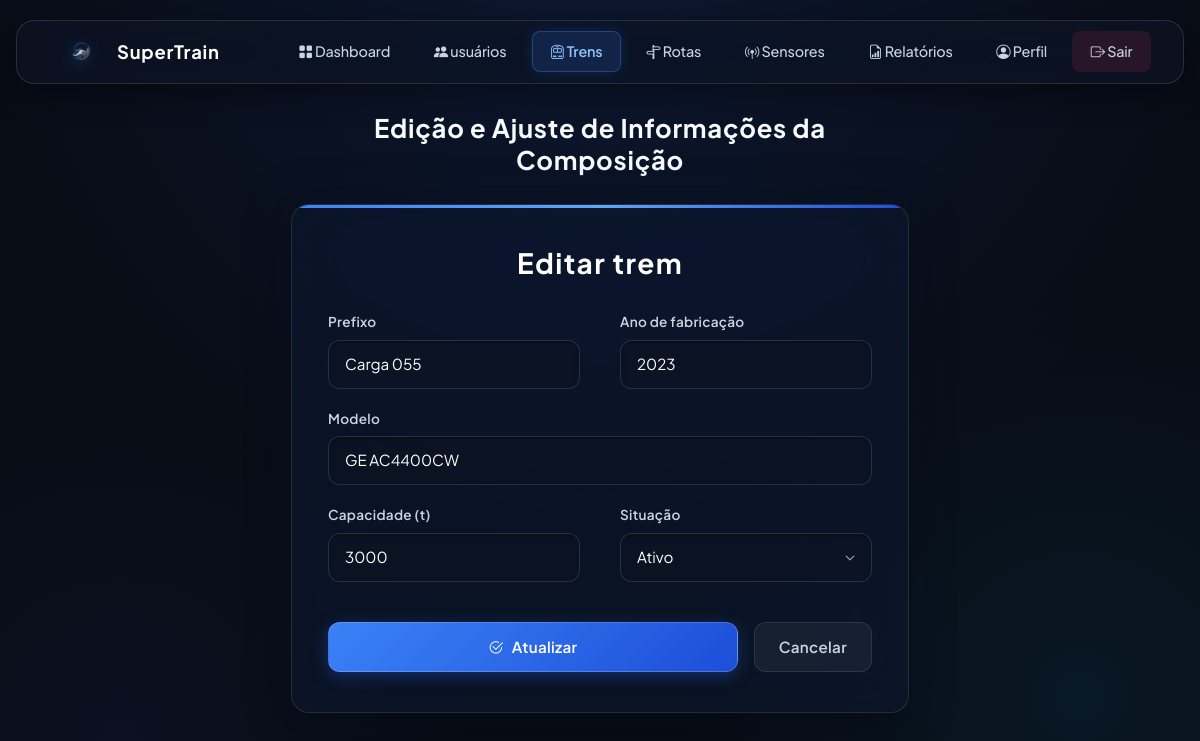
Before: /formulario.php?id=5 (signed in) with the older database file.
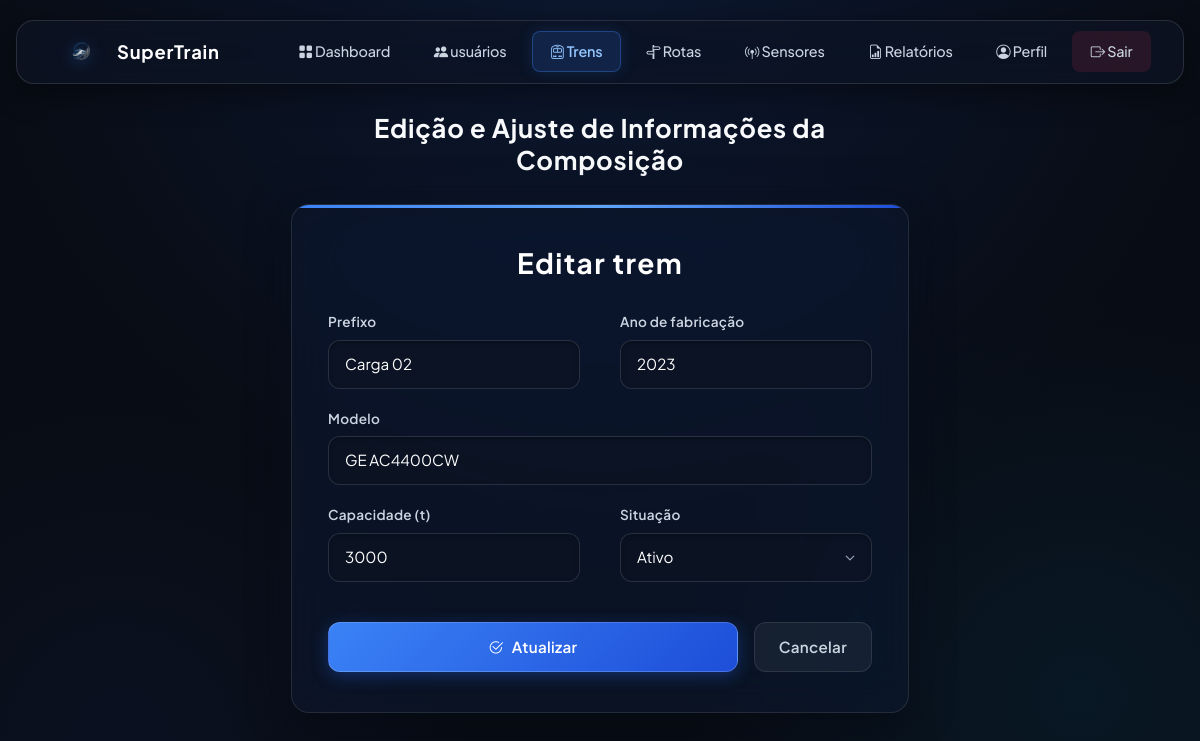
After: the same page with the newer database file.
### tables this page shows
CREATE TABLE `trens` (
    `id` INT AUTO_INCREMENT PRIMARY KEY,
    `prefixo` VARCHAR(20) NOT NULL UNIQUE,
    `modelo_composicao` VARCHAR(100) NOT NULL DEFAULT 'SuperTrain Série 2000',
    `linha_id` INT NULL,
    `tipo` ENUM('passageiros', 'carga', 'expresso') NOT NULL DEFAULT 'passageiros',
    `status_operacional` ENUM('ativo', 'parado', 'manutencao') NOT NULL DEFAULT 'ativo',
    `capacidade_maxima` INT NOT NULL DEFAULT 800,
    `velocidade_maxima_kmh` DECIMAL(5,2) NOT NULL DEFAULT 80.00,
    `ano_fabricacao` YEAR NOT NULL DEFAULT 2024,
    `ativo` BOOLEAN NOT NULL DEFAULT TRUE,
    `criado_em` DATETIME DEFAULT CURRENT_TIMESTAMP,
    `atualizado_em` DATETIME DEFAULT CURRENT_TIMESTAMP ON UPDATE CURRENT_TIMESTAMP,
    CONSTRAINT `fk_trens_linha` FOREIGN KEY (`linha_id`) REFERENCES `linhas`(`id`) ON DELETE SET NULL,
    INDEX `idx_trens_status` (`status_operacional`),
    INDEX `idx_trens_linha` (`linha_id`)
);

### formulario.php (the view, shortened to what the changed rows need)
<?php
require_once 'config.php';
$id = (int) ($_GET['id'] ?? 0);
$prefixo = '';
$modelo = '';
$ano_fabricacao = '';
$capacidade_maxima = '';
$status_atual = 'ativo';
$status_operacional = [
    'ativo' => 'Ativo',
    'manutencao' => 'Em manutenção',
    'parado' => 'Parado'
];
if ($id > 0 && $_SERVER['REQUEST_METHOD'] === 'GET') {
    $stmt = $conexao->prepare('SELECT * FROM trens WHERE id = ?');
    $stmt->bind_param('i', $id);
    $stmt->execute();
    $trem = $stmt->get_result()->fetch_assoc();
    $prefixo = $trem['prefixo'];
    $modelo = $trem['modelo_composicao'];
    $ano_fabricacao = $trem['ano_fabricacao'];
    $capacidade_maxima = $trem['capacidade_maxima'];
    $status_atual = $trem['status_operacional'];
}
?>
<!DOCTYPE html>
<html lang="pt-br">
<head>
  <link href="https://cdn.jsdelivr.net/npm/bootstrap@5.3.3/dist/css/bootstrap.min.css" rel="stylesheet" />
  <link rel="stylesheet" href="https://cdn.jsdelivr.net/npm/bootstrap-icons@1.11.3/font/bootstrap-icons.min.css" />
  <link rel="stylesheet" href="estilo/formulario.css" />
</head>
<body>
  <main>
    <div class="container formulario-wrapper">
      <h2 class="texto-indicativo">
        <?= $id > 0 ? 'Edição e Ajuste de Informações da Composição' : 'Cadastre uma Nova Composição Ferroviária' ?>
      </h2>
      <div class="card formulario-card">
        <h1 class="card-title"><?= $id > 0 ? 'Editar trem' : 'Novo trem' ?></h1>
        <form method="post" autocomplete="off">
          <div class="linha row">
            <div class="campo col-md-6 form-group mb-3">
              <label for="prefixo" class="form-label">Prefixo</label>
              <input type="text" class="form-control" id="prefixo" name="prefixo" maxlength="20" placeholder="Ex: Trem 130" value="<?= htmlspecialchars($prefixo) ?>" required>
            </div>
            <div class="campo col-md-6 form-group mb-3">
              <label for="ano_fabricacao" class="form-label">Ano de fabricação</label>
              <input type="number" class="form-control" id="ano_fabricacao" name="ano_fabricacao" min="1900" max="2100" placeholder="Ex: 2024" value="<?= htmlspecialchars((string) $ano_fabricacao) ?>" required>
            </div>
          </div>
          <div class="campo form-group mb-3">
            <label for="modelo_composicao" class="form-label">Modelo</label>
            <input type="text" class="form-control" id="modelo_composicao" name="modelo_composicao" maxlength="100" placeholder="Ex: Alstom Metropolis ST-X" value="<?= htmlspecialchars($modelo) ?>" required>
          </div>
          <div class="linha row">
            <div class="campo col-md-6 form-group mb-3">
              <label for="capacidade_maxima" class="form-label">Capacidade (t)</label>
              <input type="number" class="form-control" id="capacidade_maxima" name="capacidade_maxima" step="0.01" min="0.01" placeholder="Ex: 1200" value="<?= htmlspecialchars((string) $capacidade_maxima) ?>" required>
            </div>
            <div class="campo col-md-6 form-group mb-4">
              <label for="status_operacional" class="form-label">Situação</label>
              <select id="status_operacional" name="status_operacional" class="form-select">
                <?php foreach ($status_operacional as $chave => $rotulo): ?>
                  <option value="<?= $chave ?>" <?= $chave === $status_atual ? 'selected' : '' ?>>
                    <?= $rotulo ?>
                  </option>
                <?php endforeach; ?>
              </select>
            </div>
          </div>
        </form>
      </div>
    </div>
  </main>
</body>
</html>

Changed rows visible on the page:
changed trens "GE AC4400CW": prefixo "Carga 055" → "Carga 02"
